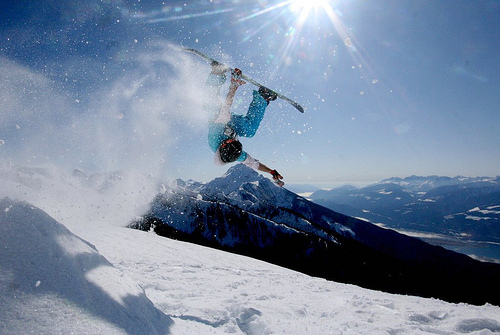
#> input picture image/day05/source.jpg, 500 x 335 px
$ python image_change_color.py   (older library calls are emulated)
#> lines starting #> are read from the running program, lines starting #| are printed output that depends on the picture
import numpy as np
import PIL.Image
import scipy.misc
"""
 ;Author chenhao
    ;Date 2018/12/10
    ;Detail 数字图像处理_补色与反色
"""
path = "./image/day05/"

# 补色
def add_color(r):
    img_convert_mat = np.zeros_like(r, np.uint8)
    for i in range(r.shape[0]):
        for j in range(r.shape[1]):
            # 补色公式：max(r, g, b) + min(r, g, b) - [r g b]
            maxrgb = r[i][j].max()
            minrgb = r[i][j].min()
            img_convert_mat[i][j] = (int(maxrgb)+int(minrgb)*np.ones(3)-r[i][j])
    return img_convert_mat


# 反色
def anti_color(r):
    # 反色公式：[255, 255, 255] - [R, G, B]
    img_convert_mat = np.ones_like(r)*255 - img_mat
    return img_convert_mat


img = PIL.Image.open(path+"source.jpg")
#> img is the input picture: PIL image 500x335 RGB; mean R, G, B 119.7, 136.2, 159.3
img = img.convert("RGB")
img_mat = scipy.misc.fromimage(img)
img = anti_color(img_mat)
#> in anti_color, `img_convert_mat = np.ones_like(r)*255 - img_mat`:
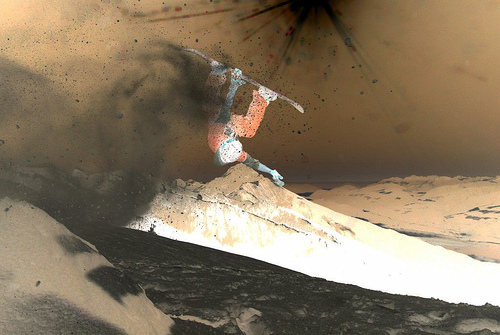
#> img_convert_mat: shape (335, 500, 3); mean R, G, B 135.3, 118.8, 95.7
img_convert = PIL.Image.fromarray(img)
img_convert.save(path+"source_anti.jpg")
